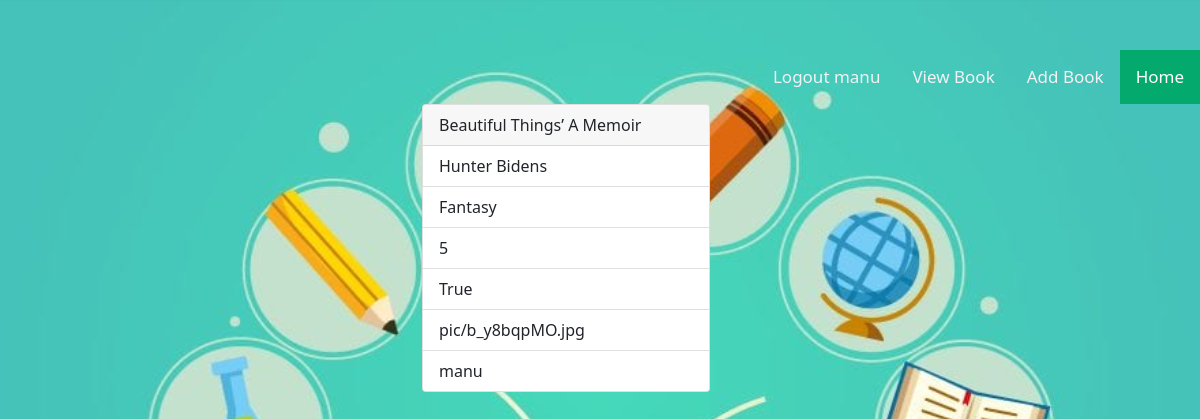
The app's page /books/5 (signed in) with its own data.
### book/models.py (models this page shows, shortened)
class books(models.Model):
    CATEGORY = (
        ('Fantasy', 'Fantasy'),
        ('Literary', 'Literary'),
        ('Mystery', 'Mystery'),
        ('Non-Fiction', 'Non-Fiction'),
        ('Science', 'Science'),
        ('Fiction', 'Fiction'),
        ('Thriller', 'Thriller'),
    )
    book_name=models.CharField(max_length=200,unique=True)
    author=models.CharField(max_length=200)
    category=models.CharField(max_length=200,choices=CATEGORY, null=True)
    review = models.IntegerField(null=True)
    favourites = models.BooleanField(default=True)
    image = models.ImageField(upload_to='pic', blank=True)
    user = models.ForeignKey(User, on_delete=models.CASCADE, null=True)

### book/views.py (the view)
# urls.py: path("books/<int:id>",book_details,name="details"),
def book_details(request,id):
    book=books.objects.get(id=id)
    context={}
    context["book"]=book
    return render(request,"book_detail.html",context)

### book/templates/book_detail.html (shortened to what this page needs)
<!DOCTYPE html>
{%extends 'base.html'%}
{%block   body_block%}
<div class="container">
       <div class="row">
           <div class="col-4"></div>
           <div class="col-4">
              <div class="card" style="width: 18rem;">
  <div class="card-header">
    {{book.book_name}}
  </div>
  <ul class="list-group list-group-flush">
        <li class="list-group-item">{{book.author}}</li>
        <li class="list-group-item">{{book.category}}</li>
        <li class="list-group-item">{{book.review}}</li>
        <li class="list-group-item">{{book.favourites}}</li>
        <li class="list-group-item">{{book.image}}</li>
        <li class="list-group-item">{{book.user}}</li>
  </ul>
</div>
           </div>
           <div class="col-4"></div>
       </div>
</div>
{%endblock%}

### book/templates/base.html (shortened to what this page needs)
<!DOCTYPE html>
{%load static%}
<html lang="en">
<head>
    <link href="https://cdn.jsdelivr.net/npm/bootstrap@5.1.3/dist/css/bootstrap.min.css" rel="stylesheet">
<link rel="stylesheet"href="{%static 'css/style.css'%}">
</head>
<body>
 <div class="topnav">
  <a class="active" href="{%url 'base'%}">Home</a>
   <a href="{%url 'addbook'%}">Add Book</a>
<a href="{%url 'getbook'%}">View Book</a>
     {%if request.user%}
  <a href="{%url 'signout'%}">Logout <span>{{request.user}}</span></a>
        {%endif%}
</div>
{%block body_block%}
{%endblock%}
</body>
</html>

### book/static/css/style.css (style rules this page uses)
.topnav { overflow: hidden; }
.topnav a { float: right; margin-top: 50px; color: #f2f2f2; text-align: center; padding: 14px 16px; text-decoration: none; font-size: 17px; }
.topnav a.active { background-color: #04AA6D; color: white; }
body { width: 100%; height: 400px; background-image: url("../images/Books.jpg"); background-size: 100%; }

### records on screen
books: book_name "Beautiful Things’ A Memoir", author "Hunter Bidens", category "Fantasy", review "5", favourites "True", image "pic/b_y8bqpMO.jpg", user "manu"

### other values on screen
{{ request.user }} "manu"
